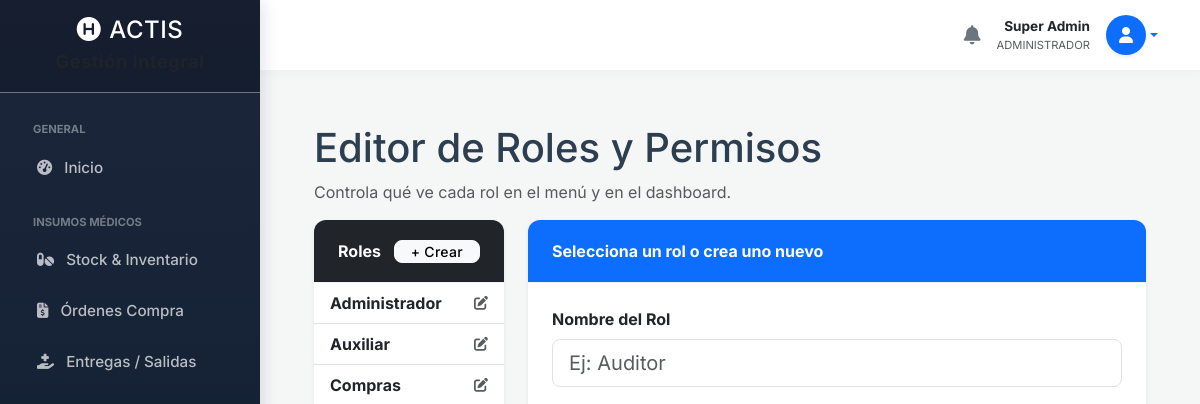
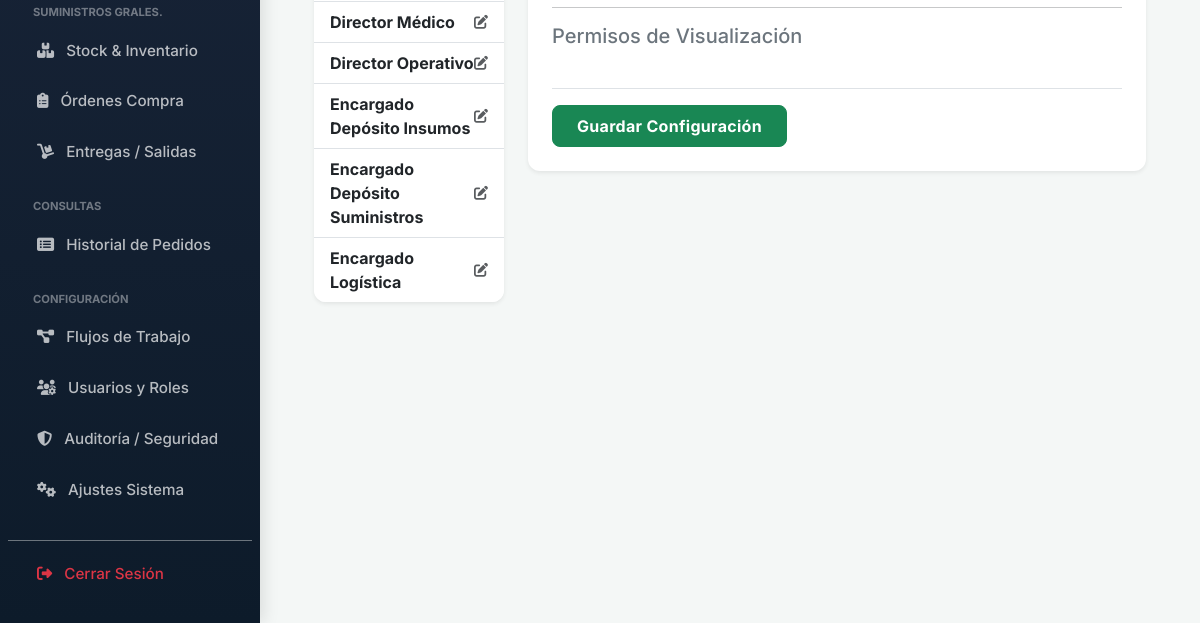
The app's page /admin_roles.php (signed in), older data (2 pictures, top to bottom).
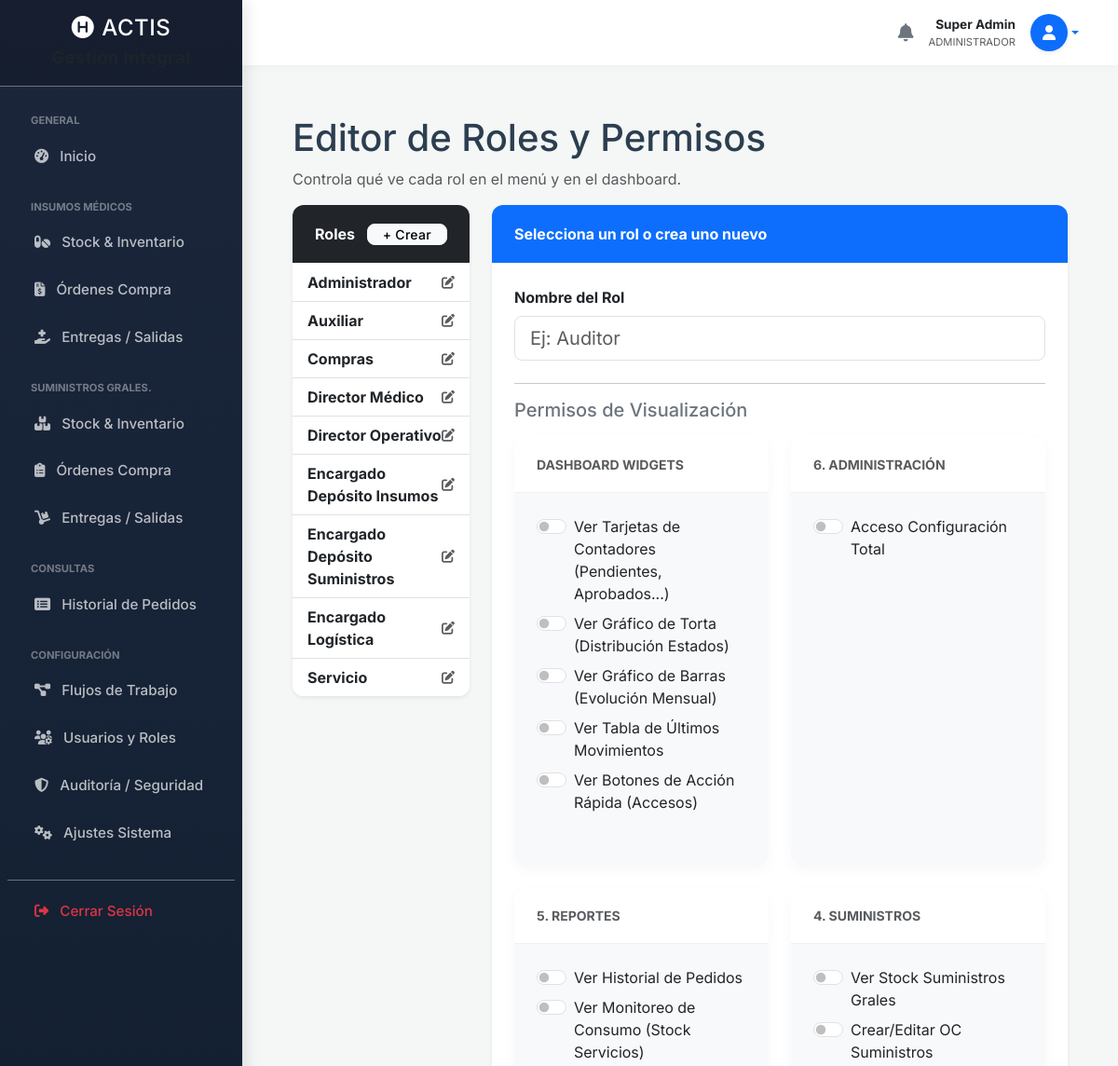
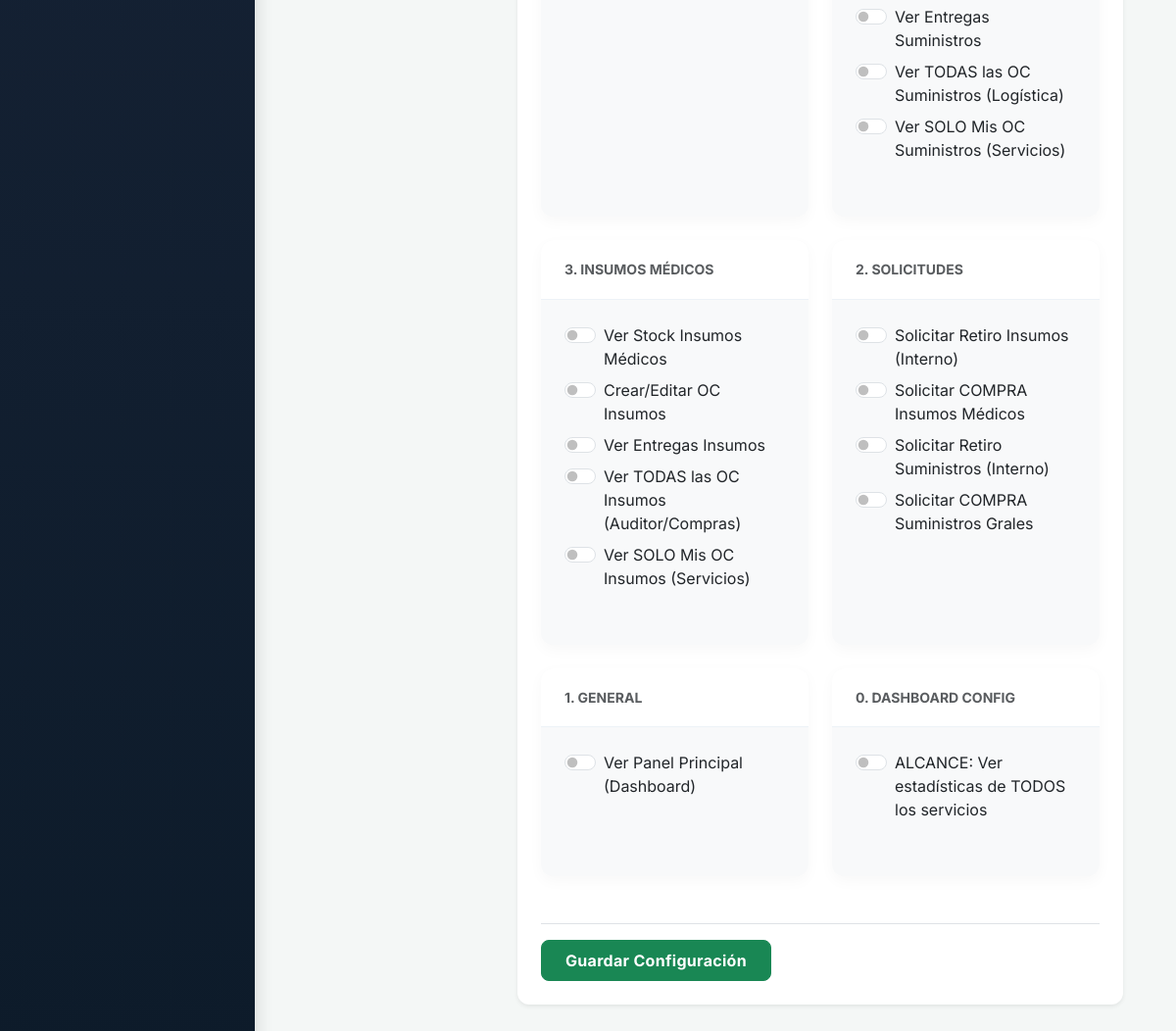
The same page, newer data (2 pictures, top to bottom).
### tables this page shows
CREATE TABLE `roles` (
  `id` int(11) NOT NULL,
  `nombre` varchar(50) NOT NULL,
  `descripcion` varchar(255) DEFAULT NULL
);

CREATE TABLE `permisos` (
  `id` int(11) NOT NULL,
  `clave` varchar(50) NOT NULL,
  `nombre` varchar(100) NOT NULL,
  `categoria` varchar(50) DEFAULT 'General'
);

### admin_roles.php (the view, shortened to what this page needs)
<?php
require 'db.php';
include 'includes/header.php';
include 'includes/sidebar.php';
include 'includes/navbar.php';
$roles = $pdo->query("SELECT * FROM roles ORDER BY nombre ASC")->fetchAll();
$permisos_raw = $pdo->query("SELECT * FROM permisos ORDER BY categoria DESC, id ASC")->fetchAll();
$permisos_agrupados = [];
foreach($permisos_raw as $p) {
    $cat = $p['categoria'] ?? 'General';
    $permisos_agrupados[$cat][] = $p;
}
?>
<div class="container-fluid px-4">
    <h1 class="mt-4">Editor de Roles y Permisos</h1>
    <p class="text-muted">Controla qué ve cada rol en el menú y en el dashboard.</p>
    <div class="row">
        <div class="col-md-3">
            <div class="card shadow-sm">
                <div class="card-header bg-dark text-white d-flex justify-content-between align-items-center">
                    <span>Roles</span>
                    <button class="btn btn-sm btn-light py-0" onclick="nuevoRol()">+ Crear</button>
                </div>
                <div class="list-group list-group-flush">
                    <?php foreach ($roles as $r): ?>
                        <a href="#" class="list-group-item list-group-item-action d-flex justify-content-between align-items-center"
                           onclick='cargarRol(<?php echo json_encode($r); ?>)'>
                            <strong><?php echo htmlspecialchars($r['nombre']); ?></strong>
                            <i class="fas fa-edit text-muted small"></i>
                        </a>
                    <?php endforeach; ?>
                </div>
            </div>
        </div>
        <div class="col-md-9">
            <div class="card border-primary shadow-sm">
                <div class="card-header bg-primary text-white d-flex justify-content-between">
                    <span id="tituloEditor" class="fw-bold">Selecciona un rol o crea uno nuevo</span>
                </div>
                <div class="card-body">
                    <form method="POST" id="formRol">
                        <div class="mb-4">
                            <label class="form-label fw-bold">Nombre del Rol</label>
                            <input type="text" name="nombre" id="nombre_rol" class="form-control form-control-lg" placeholder="Ej: Auditor" required>
                        </div>
                        <hr>
                        <h5 class="mb-3 text-secondary">Permisos de Visualización</h5>
                        <div class="row">
                            <?php foreach ($permisos_agrupados as $categoria => $items): ?>
                                <div class="col-md-6 mb-4">
                                    <div class="card h-100 bg-light border-0">
                                        <div class="card-header fw-bold text-uppercase small text-muted">
                                            <?php echo $categoria; ?>
                                        </div>
                                        <div class="card-body">
                                            <?php foreach ($items as $p): ?>
                                            <div class="form-check form-switch mb-2">
                                                <input class="form-check-input check-permiso" type="checkbox" name="permisos[]"
                                                       value="<?php echo $p['id']; ?>" id="perm_<?php echo $p['id']; ?>">
                                                <label class="form-check-label" for="perm_<?php echo $p['id']; ?>">
                                                    <?php echo htmlspecialchars($p['nombre']); ?>
                                                </label>
                                            </div>
                                            <?php endforeach; ?>
                                        </div>
                                    </div>
                                </div>
                            <?php endforeach; ?>
                        </div>
                        <div class="mt-4 pt-3 border-top d-flex justify-content-between">
                            <button type="submit" class="btn btn-success px-4 fw-bold">Guardar Configuración</button>
                        </div>
                    </form>
                </div>
            </div>
        </div>
    </div>
</div>
<?php include 'includes/footer.php'; ?>

### header.php (shortened to what this page needs)
<?php
$nombre_usuario_global = $_SESSION['user_name'] ?? 'Usuario';
$roles_global = $_SESSION['user_roles'] ?? [];
$rol_principal_global = !empty($roles_global) ? $roles_global[0] : 'Sin Rol';
?>
<!DOCTYPE html>
<html lang="es">
<head>
    <link href="https://cdn.jsdelivr.net/npm/bootstrap@5.3.0/dist/css/bootstrap.min.css" rel="stylesheet">
    <link rel="stylesheet" href="https://cdnjs.cloudflare.com/ajax/libs/font-awesome/6.4.0/css/all.min.css">
</head>
<body>
    <div class="d-flex">

### sidebar.php (shortened to what this page needs)
<?php
$current_page = basename($_SERVER['PHP_SELF']);
if (!function_exists('hasRole')) {
    function hasRole($allowed_roles, $user_roles) {
        if (in_array('Administrador', $user_roles)) return true;
        $intersection = array_intersect($allowed_roles, $user_roles);
        return count($intersection) > 0;
    }
}
$my_roles = $_SESSION['user_roles'] ?? [];
?>
<nav id="sidebar" class="sidebar d-none d-md-block bg-dark text-white">
    <div class="brand p-3 text-center border-bottom border-secondary">
        <h4 class="m-0"><i class="fas fa-hospital-symbol me-2"></i>ACTIS</h4>
        <small class="text-muted">Gestión Integral</small>
    </div>
    <ul class="list-unstyled components p-2">
        <li><div class="section-title">General</div></li>
        <li><a href="dashboard.php" class="<?php echo ($current_page == 'dashboard.php') ? 'active' : ''; ?>"><i class="fas fa-tachometer-alt me-2"></i> Inicio</a></li>
        <?php if (hasRole(['Administrador', 'Compras', 'Encargado Logística', 'Encargado Depósito Insumos', 'Auxiliar', 'Director Médico'], $my_roles)): ?>
        <li><div class="section-title">Insumos Médicos</div></li>
        <li><a href="insumos_stock.php" class="<?php echo ($current_page == 'insumos_stock.php') ? 'active' : ''; ?>"><i class="fas fa-pills me-2"></i> Stock & Inventario</a></li>
        <li><a href="insumos_compras.php" class="<?php echo ($current_page == 'insumos_compras.php') ? 'active' : ''; ?>"><i class="fas fa-file-invoice-dollar me-2"></i> Órdenes Compra</a></li>
        <li><a href="insumos_entregas.php" class="<?php echo ($current_page == 'insumos_entregas.php') ? 'active' : ''; ?>"><i class="fas fa-hand-holding-medical me-2"></i> Entregas / Salidas</a></li>
        <?php endif; ?>
        <?php if (hasRole(['Administrador', 'Compras', 'Encargado Logística', 'Encargado Depósito Suministros', 'Auxiliar', 'Director Operativo'], $my_roles)): ?>
        <li><div class="section-title">Suministros Grales.</div></li>
        <li><a href="suministros_stock.php" class="<?php echo ($current_page == 'suministros_stock.php') ? 'active' : ''; ?>"><i class="fas fa-boxes me-2"></i> Stock & Inventario</a></li>
        <li><a href="suministros_compras.php" class="<?php echo ($current_page == 'suministros_compras.php') ? 'active' : ''; ?>"><i class="fas fa-clipboard-list me-2"></i> Órdenes Compra</a></li>
        <li><a href="suministros_entregas.php" class="<?php echo ($current_page == 'suministros_entregas.php') ? 'active' : ''; ?>"><i class="fas fa-dolly me-2"></i> Entregas / Salidas</a></li>
        <?php endif; ?>
        <li><div class="section-title">Consultas</div></li>
        <li>
            <a href="historial_pedidos.php" class="<?php echo ($current_page == 'historial_pedidos.php') ? 'active' : ''; ?>">
                <i class="fas fa-list-alt me-2"></i> Historial de Pedidos
            </a>
        </li>
        <?php if (hasRole(['Administrador'], $my_roles)): ?>
        <li><div class="section-title">Configuración</div></li>
        <li><a href="admin_flujos.php" class="<?php echo ($current_page == 'admin_flujos.php') ? 'active' : ''; ?>"><i class="fas fa-project-diagram me-2"></i> Flujos de Trabajo</a></li>
        <li><a href="admin_usuarios.php" class="<?php echo ($current_page == 'admin_usuarios.php') ? 'active' : ''; ?>"><i class="fas fa-users-cog me-2"></i> Usuarios y Roles</a></li>
        <li><a href="admin_auditoria.php" class="<?php echo ($current_page == 'admin_auditoria.php') ? 'active' : ''; ?>"><i class="fas fa-shield-alt me-2"></i> Auditoría / Seguridad</a></li>
        <li><a href="admin_sistema.php" class="<?php echo ($current_page == 'admin_sistema.php') ? 'active' : ''; ?>"><i class="fas fa-cogs me-2"></i> Ajustes Sistema</a></li>
        <?php endif; ?>
        <li class="mt-4 border-top border-secondary pt-2">
            <a href="logout.php" class="text-danger"><i class="fas fa-sign-out-alt me-2"></i> Cerrar Sesión</a>
        </li>
    </ul>
</nav>

### navbar.php (shortened to what this page needs)
<div class="content-wrapper">
    <nav class="navbar navbar-expand-lg top-navbar">
        <div class="container-fluid">
            <div class="d-flex align-items-center ms-auto">
                <div class="dropdown me-3">
                    <a href="#" class="text-secondary position-relative" id="notifDropdown" data-bs-toggle="dropdown" aria-expanded="false" style="font-size: 1.2rem;">
                        <i class="fas fa-bell"></i>
                    </a>
                </div>
                <div class="dropdown">
                    <a href="#" class="d-flex align-items-center text-decoration-none dropdown-toggle" id="userDropdown" data-bs-toggle="dropdown">
                        <div class="d-flex flex-column text-end me-3 d-none d-sm-flex">
                            <span class="fw-bold text-dark" style="font-size: 0.85rem;"><?php echo htmlspecialchars($nombre_usuario_global); ?></span>
                            <small class="text-muted text-uppercase" style="font-size: 0.7rem;"><?php echo htmlspecialchars($rol_principal_global); ?></small>
                        </div>
                        <div class="rounded-circle bg-primary text-white d-flex align-items-center justify-content-center shadow-sm" style="width: 40px; height: 40px;"><i class="fas fa-user"></i></div>
                    </a>
                </div>
            </div>
        </div>
    </nav>
    <div class="toast-container position-fixed bottom-0 end-0 p-3" style="z-index: 1050;">
    </div>
    <div class="main-content flex-grow-1">

### footer.php (shortened to what this page needs)
    </div> </div> <script src="https://cdn.jsdelivr.net/npm/bootstrap@5.3.0/dist/js/bootstrap.bundle.min.js"></script>
</body>
</html>

### header.php (style rules this page uses)
:root { --primary-color: #0f4c75; --secondary-color: #3282b8; --accent-color: #bbe1fa; --bg-color: #f4f7f6; --text-color: #2c3e50; --sidebar-width: 260px; }
body { background-color: var(--bg-color); font-family: 'Inter', sans-serif; color: var(--text-color); overflow-x: hidden; }
.sidebar { min-width: var(--sidebar-width); max-width: var(--sidebar-width); min-height: 100vh; background: linear-gradient(180deg, #1b263b 0%, #0d1b2a 100%); color: #fff; box-shadow: 4px 0 15px rgba(0,0,0,0.1); z-index: 1000; transition: all 0.3s; }
.sidebar .brand { padding: 25px 20px; text-align: center; background-color: rgba(0,0,0,0.2); font-weight: 700; font-size: 1.3rem; letter-spacing: 0.5px; border-bottom: 1px solid rgba(255,255,255,0.05); }
.sidebar ul.components { padding: 15px 0; }
.sidebar ul li a { padding: 14px 25px; display: block; color: rgba(255,255,255,0.7); text-decoration: none; font-size: 0.95rem; font-weight: 500; border-left: 4px solid transparent; transition: all 0.2s ease; }
.sidebar .section-title { color: rgba(255,255,255,0.4); font-size: 0.7rem; text-transform: uppercase; font-weight: 700; padding: 20px 25px 5px; }
.content-wrapper { width: 100%; display: flex; flex-direction: column; min-height: 100vh; }
.top-navbar { background: #fff; height: 70px; box-shadow: 0 2px 10px rgba(0,0,0,0.03); padding: 0 30px; z-index: 900; }
.card { border: none; border-radius: 12px; box-shadow: 0 5px 15px rgba(0,0,0,0.03); transition: transform 0.2s; background: #fff; margin-bottom: 1.5rem; overflow: hidden; }
.card-header { background-color: #fff; border-bottom: 1px solid #edf2f7; padding: 1.2rem 1.5rem; font-weight: 700; color: var(--primary-color); display: flex; align-items: center; justify-content: space-between; }
.card-body { padding: 1.5rem; }
.btn { border-radius: 8px; font-weight: 500; letter-spacing: 0.3px; padding: 0.5rem 1rem; }
.main-content { padding: 30px; flex: 1; }

Row changes from the older to the newer data that the page shows:
added roles: nombre "Servicio"
added permisos: nombre "Ver Tarjetas de Contadores (Pendientes, Aprobados...)", shown under "DASHBOARD WIDGETS"
added permisos: nombre "Ver Gráfico de Torta (Distribución Estados)", shown under "DASHBOARD WIDGETS"
added permisos: nombre "Ver Gráfico de Barras (Evolución Mensual)", shown under "DASHBOARD WIDGETS"
added permisos: nombre "Ver Tabla de Últimos Movimientos", shown under "DASHBOARD WIDGETS"
added permisos: nombre "Ver Botones de Acción Rápida (Accesos)", shown under "DASHBOARD WIDGETS"
added permisos: nombre "Acceso Configuración Total", shown under "6. ADMINISTRACIÓN"
added permisos: nombre "Ver Historial de Pedidos", shown under "5. REPORTES"
added permisos: nombre "Ver Monitoreo de Consumo (Stock Servicios)", shown under "5. REPORTES"
added permisos: nombre "Ver Stock Suministros Grales", shown under "4. SUMINISTROS"
added permisos: nombre "Crear/Editar OC Suministros", shown under "4. SUMINISTROS"
added permisos: nombre "Ver Entregas Suministros", shown under "4. SUMINISTROS"
added permisos: nombre "Ver TODAS las OC Suministros (Logística)", shown under "4. SUMINISTROS"
added permisos: nombre "Ver SOLO Mis OC Suministros (Servicios)", shown under "4. SUMINISTROS"
added permisos: nombre "Ver Stock Insumos Médicos", shown under "3. INSUMOS MÉDICOS"
added permisos: nombre "Crear/Editar OC Insumos", shown under "3. INSUMOS MÉDICOS"
added permisos: nombre "Ver Entregas Insumos", shown under "3. INSUMOS MÉDICOS"
added permisos: nombre "Ver TODAS las OC Insumos (Auditor/Compras)", shown under "3. INSUMOS MÉDICOS"
added permisos: nombre "Ver SOLO Mis OC Insumos (Servicios)", shown under "3. INSUMOS MÉDICOS"
added permisos: nombre "Solicitar Retiro Insumos (Interno)", shown under "2. SOLICITUDES"
added permisos: nombre "Solicitar COMPRA Insumos Médicos", shown under "2. SOLICITUDES"
added permisos: nombre "Solicitar Retiro Suministros (Interno)", shown under "2. SOLICITUDES"
added permisos: nombre "Solicitar COMPRA Suministros Grales", shown under "2. SOLICITUDES"
added permisos: nombre "Ver Panel Principal (Dashboard)", shown under "1. GENERAL"
added permisos: nombre "ALCANCE: Ver estadísticas de TODOS los servicios", shown under "0. DASHBOARD CONFIG"
Text that changed along with them:
new list line: "DASHBOARD WIDGETS"
new list line: "6. ADMINISTRACIÓN"
new list line: "5. REPORTES"
new list line: "4. SUMINISTROS"
new list line: "3. INSUMOS MÉDICOS"
new list line: "2. SOLICITUDES"
new list line: "1. GENERAL"
new list line: "0. DASHBOARD CONFIG"
